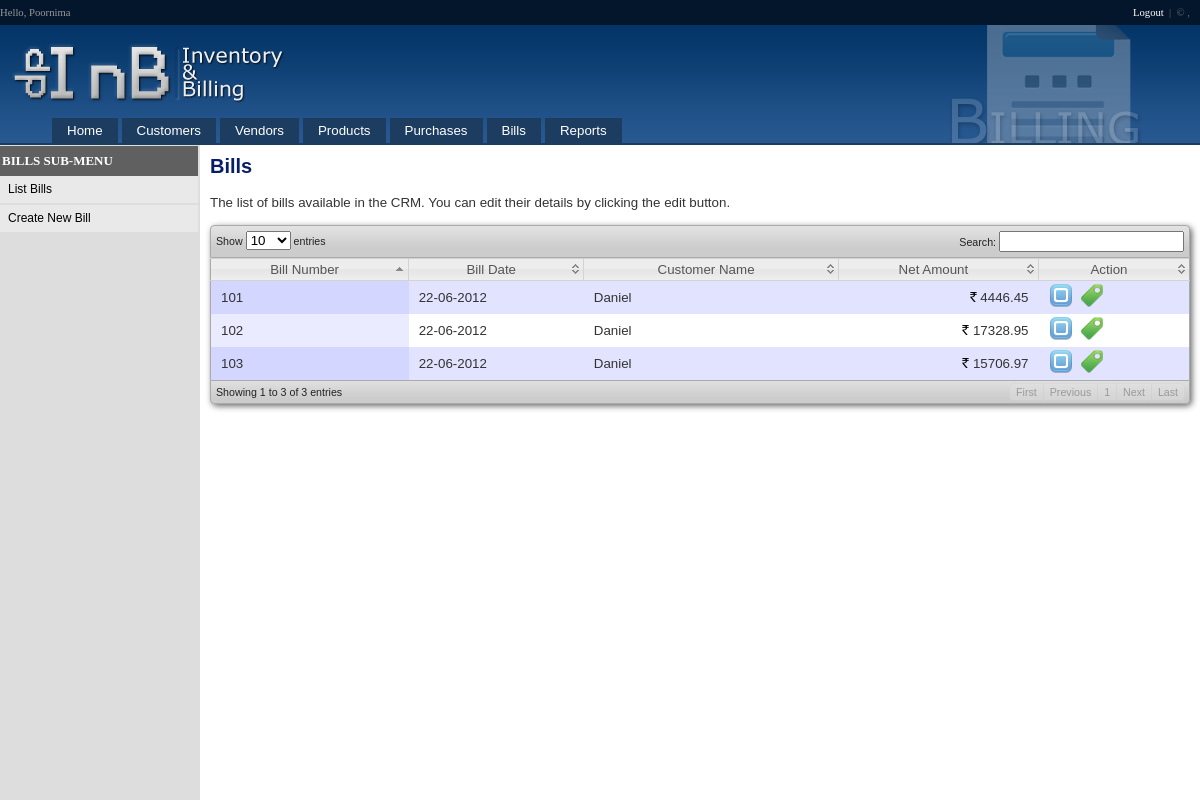
Screenshot of /Source/listBills.php (signed in) with the database file from the repository.
### tables this page shows
CREATE TABLE IF NOT EXISTS `bills` (
  `billID` int(11) NOT NULL AUTO_INCREMENT,
  `customerName` varchar(255) NOT NULL,
  `customerID` int(11) NOT NULL,
  `billDate` timestamp NULL DEFAULT CURRENT_TIMESTAMP,
  `rateBeforeTax` double NOT NULL,
  `taxPercentage` double DEFAULT '0',
  `NetAmount` double NOT NULL,
  `DiscountPercentage` double DEFAULT '0',
  `totalAmount` double NOT NULL,
  `returnAmount` double DEFAULT NULL,
  `BillAddress` text,
  `PhoneNumber` varchar(25) NOT NULL,
  `useForTax` tinyint(1) DEFAULT '1',
  `billedBy` int(11) DEFAULT NULL,
  `posSystemIP` varchar(50) DEFAULT NULL,
  `printed` tinyint(1) DEFAULT '0',
  `status` tinyint(1) DEFAULT '1',
  `archived` tinyint(1) DEFAULT '0',
  PRIMARY KEY (`billID`)
);

### Source/listBills.php (the view, shortened to what this page needs)
<?php
include_once("includes/header.php");
$result = mysql_query("select *,(select customerName from customers where customerID=bills.customerID)customer from bills where status=1");
?>
<h2>Bills</h2>
The list of bills available in the CRM. You can edit their details by clicking the edit button.<br />
<br />
<table cellpadding="0" cellspacing="0" border="0" class="display" id="example">
	<thead>
		<tr>
			<th>Bill Number</th>
			<th>Bill Date</th>
			<th>Customer Name</th>
            <th>Net Amount</th>
			<th>Action</th>
		</tr>
	</thead>
	<tbody>
    <?php
	while($row=mysql_fetch_array($result))
	{
	?>
    <tr><td><?=$row["billID"] ?></td>
    <td><?=date("d-m-Y",strtotime($row["billDate"])) ?></td>
    <td><?=$row["customer"] ?></td>
    <td align="right"><img src="images/rs.png" alt="Rs." /> <?=$row["NetAmount"] ?></td>
    <td><a href="viewBill.php?billID=<?=$row["billID"] ?>"><img src="images/001_07.png" alt="View" title="View" /></a>&nbsp;&nbsp;<a href="printBill.php?billID=<?=$row["billID"] ?>"><img src="images/001_36.png" alt="Print" title="Print" /></a></td>
    </tr>
    <?php } ?>
	</tbody>
</table>
<?php
include_once("includes/footer.php");
?>

### Source/css/style.css (style rules this page uses)
body { margin:0px; font-family:Verdana, Arial, Helvetica, sans-serif; overflow-y:scroll; }
a { text-decoration:none; }
table { font-size:10pt; }
table.layout tr td.right, table { color:#333333; }
table.layout tr td.right h2 { color:#061D68; }

### Source/css/style_p.css (style rules this page uses)
table.layout tr td.right, table { color:#FFFFFF; vertical-align:top; color:#000000; }
thead { display: table-header-group; }
tbody { display: table-row-group; }
tr { page-break-inside: avoid; }

### Source/css/demo_table_jui.css (style rules this page uses)
table.display thead th { padding: 3px 0px 3px 10px; cursor: pointer; * cursor: hand; }
table.display { margin: 0 auto; width: 100%; clear: both; border-collapse: collapse; }
table.display td { padding: 3px 10px; }
tr.odd { background-color: #E2E4FF; }
tr.even { background-color: white; }
tr.odd td.sorting_1 { background-color: #D3D6FF; }
tr.even td.sorting_1 { background-color: #EAEBFF; }

### Source/includes/header.php (style rules this page uses)
#example tbody { border-left: 1px solid #AAA; border-right: 1px solid #AAA; }
#example thead th:first-child { border-left: 1px solid #AAA; }
#example thead th:last-child { border-right: 1px solid #AAA; }

### rows the page displays
bills: billID "101", billDate "22-06-2012", customer "Daniel", NetAmount "4446.45"
bills: billID "102", billDate "22-06-2012", customer "Daniel", NetAmount "17328.95"
bills: billID "103", billDate "22-06-2012", customer "Daniel", NetAmount "15706.97"

### other values shown
$_SESSION["user_name"] "Poornima"
